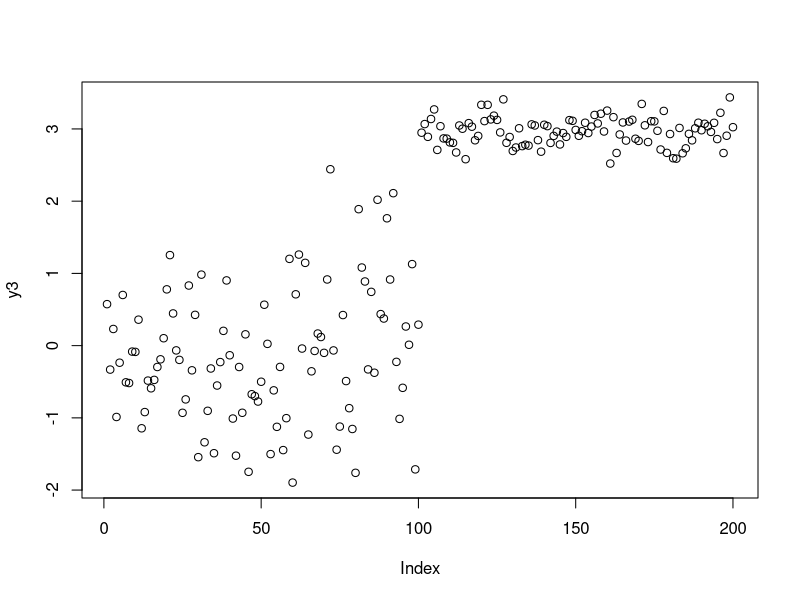
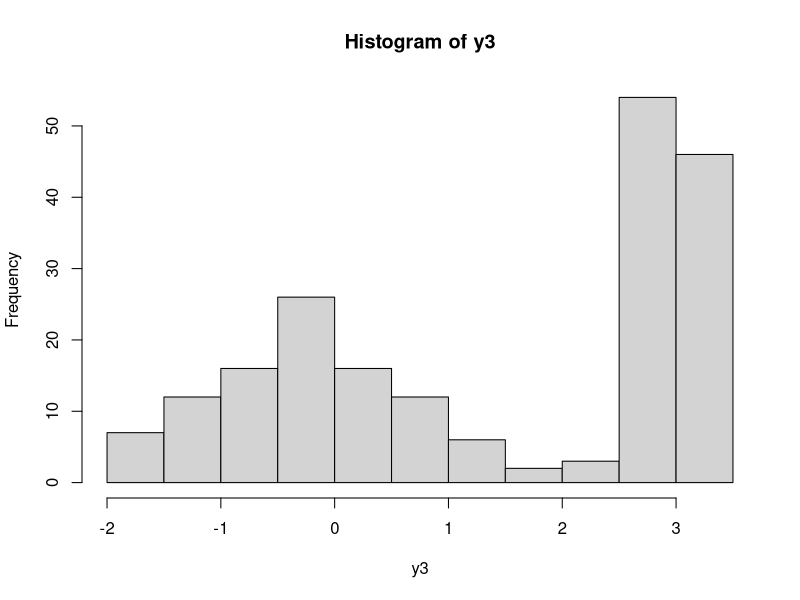

Source code (R) for these figures, in order: (Note: this script raises an error after producing the figures.)
y1 <- rnorm(100,mean = 0, sd = 1)
y2<-rnorm(100, mean = 3, sd=.2)

y3<-c(y1,y2)
plot(y3)

hist(y3)

dist<-kdensity(y3,kernel = "gaussian")
plot(dist)
